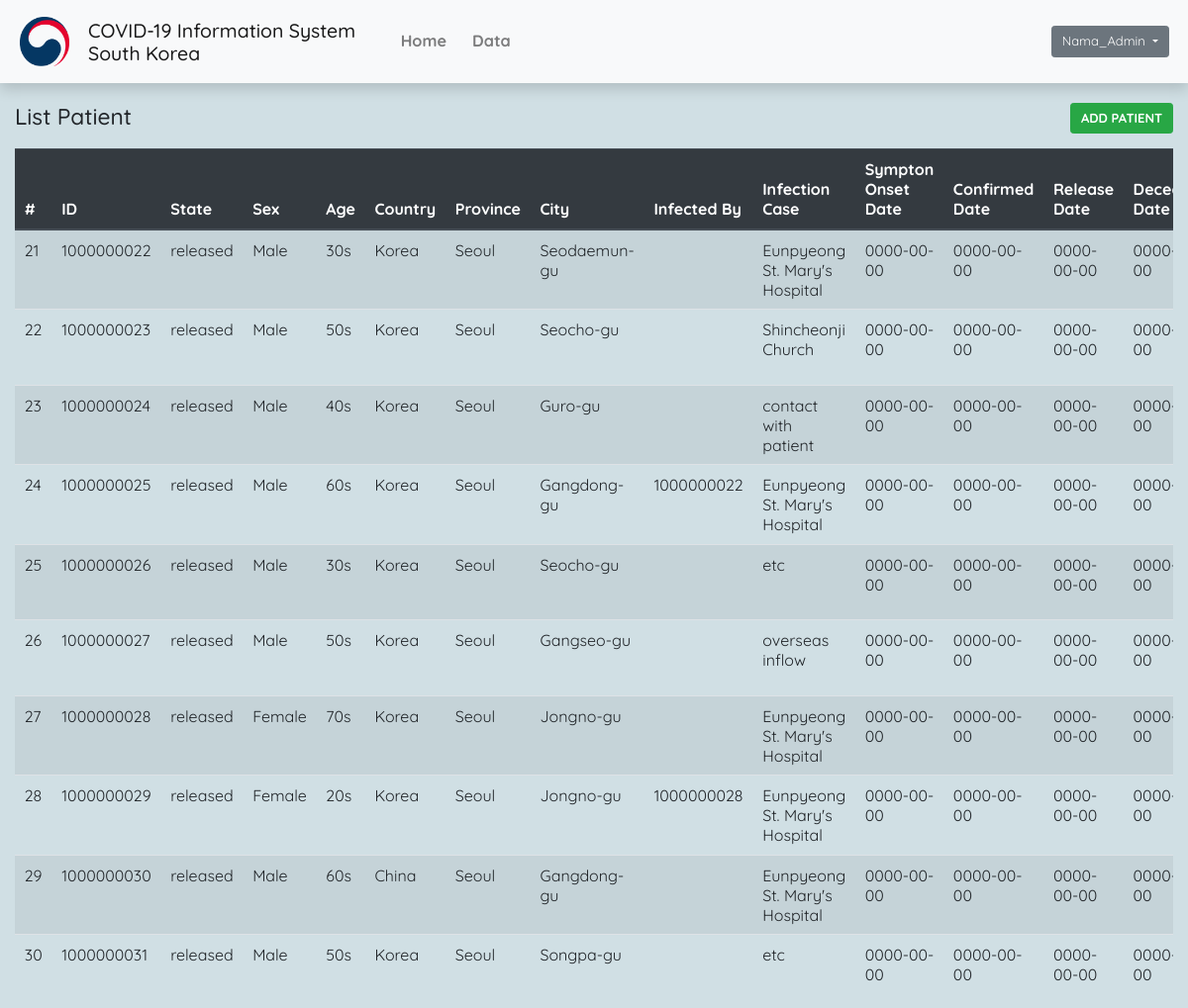
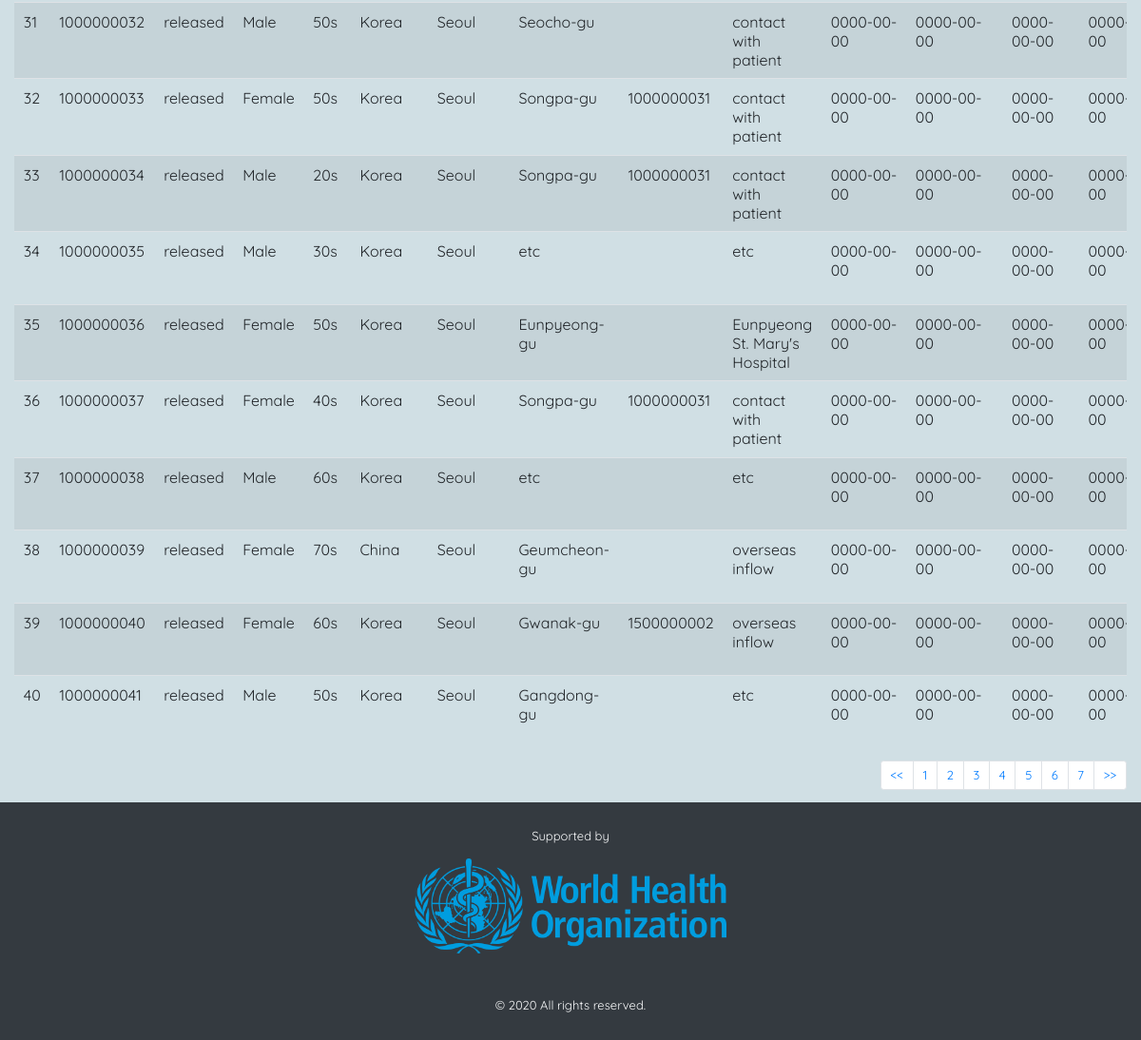
The app's page /index.php/admin?page=patient&data=2 (signed in), older data (2 pictures, top to bottom).
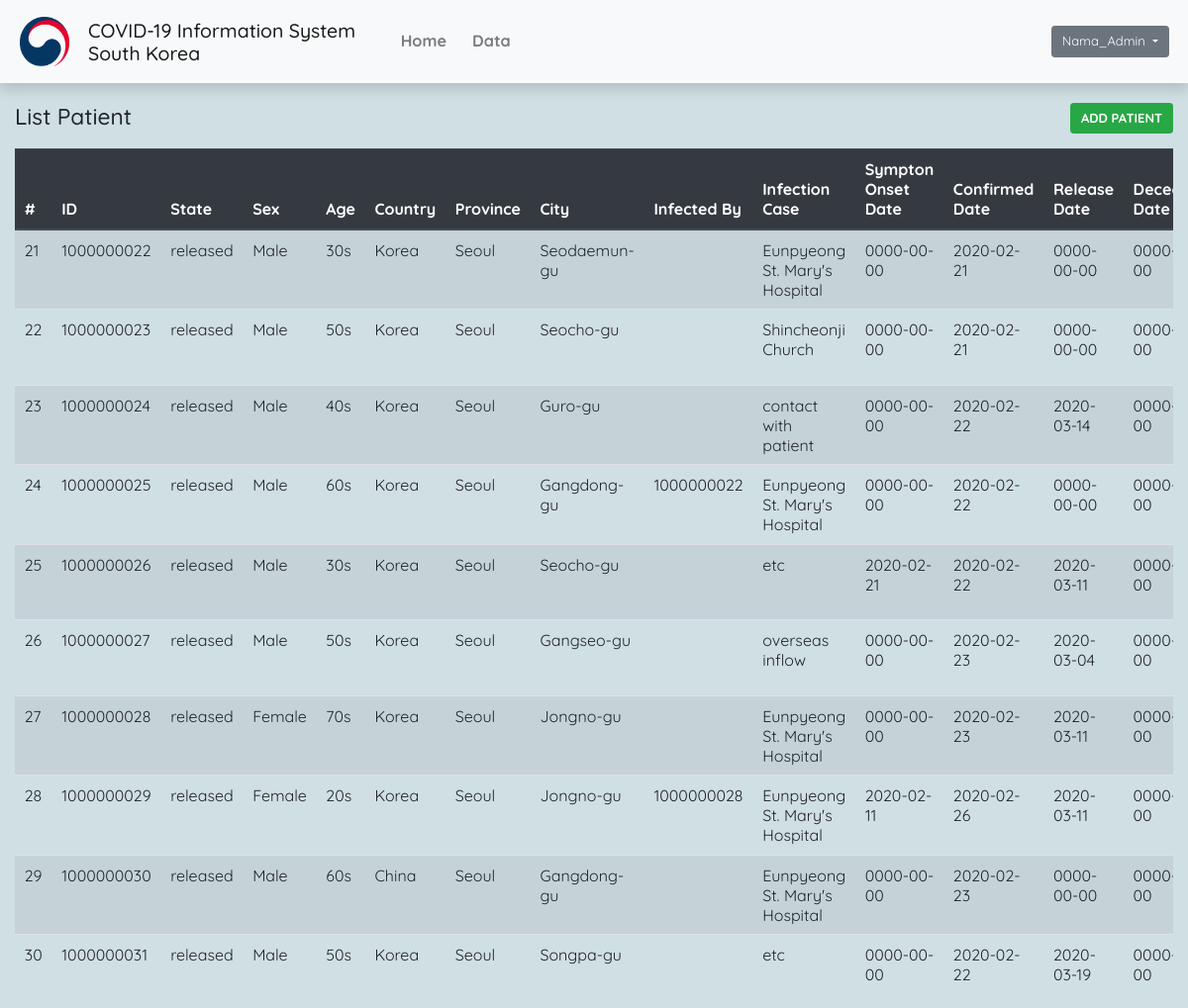
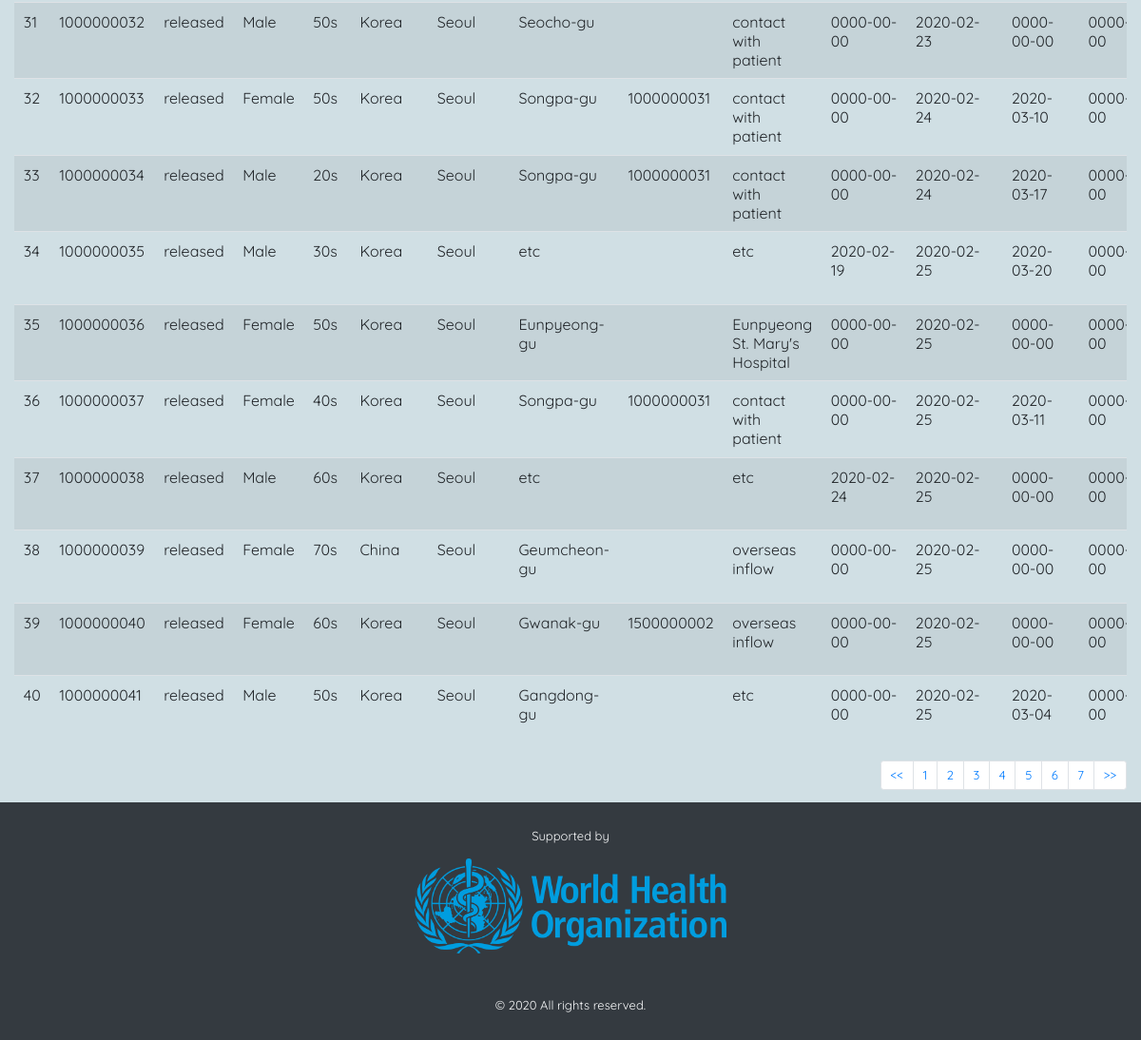
The same page, newer data (2 pictures, top to bottom).
### tables this page shows
CREATE TABLE `patient` (
  `patient_id` varchar(10) NOT NULL,
  `sex` int(2) DEFAULT NULL,
  `age` varchar(5) DEFAULT NULL,
  `country` int(10) DEFAULT NULL,
  `province` int(10) DEFAULT NULL,
  `city` int(10) DEFAULT NULL,
  `state` int(10) DEFAULT NULL
);

CREATE TABLE `patientcase` (
  `idCase` int(10) NOT NULL,
  `patient_id` varchar(10) NOT NULL,
  `infection_case` varchar(100) NOT NULL,
  `sympton_onset_date` date DEFAULT NULL,
  `confirmed_date` date DEFAULT NULL,
  `released_date` date DEFAULT NULL,
  `deceased_date` date DEFAULT NULL
);

CREATE TABLE `state` (
  `idState` int(5) NOT NULL,
  `state` varchar(10) NOT NULL
);

CREATE TABLE `country` (
  `idCountry` int(10) NOT NULL,
  `country` varchar(15) NOT NULL
);

CREATE TABLE `province` (
  `idProvince` int(10) NOT NULL,
  `province` varchar(20) NOT NULL
);

CREATE TABLE `city` (
  `idCity` int(10) NOT NULL,
  `city` varchar(20) NOT NULL,
  `idProvince` int(10) NOT NULL
);

CREATE TABLE `patientinfected` (
  `idInfected` int(10) NOT NULL,
  `patient_id` varchar(10) NOT NULL,
  `infected_by` varchar(10) DEFAULT NULL
);

### app/core/App.php (called while the page is built, shortened)
<?php
class App
{
    public function __construct()
    {
        Router::get('/admin', function () {
            $this::call('admin')->index();
        });
        Router::run();
    }
    public static function call(string $controller_name)
    {
        return new $controller_name;
    }
}

### index.php (called while the page is built, shortened)
<?php
$app = new App;

### app/models/Patient.php (called while the page is built)
<?php
class Patient extends Model
{
    protected $id;
    protected $sex;
    protected $age;
    protected $country;
    protected $province;
    protected $city;
    protected $infectionCase;
    protected $infectedBy;
    protected $onsetDate;
    protected $confirmedDate;
    protected $releasedDate;
    protected $deceasedDate;
    protected $state;
    public function __construct($id, $sex, $age, $country, $province, $city, $infectionCase, $infectedBy, $onsetDate, $confirmedDate, $releasedDate, $deceasedDate, $state){
        $this->id = $id;
        $this->sex = $sex;
        $this->age = $age;
        $this->country = $country;
        $this->province = $province;
        $this->city = $city;
        $this->infectionCase = $infectionCase;
        $this->infectedBy = $infectedBy;
        $this->onsetDate = $onsetDate;
        $this->confirmedDate = $confirmedDate;
        $this->releasedDate = $releasedDate;
        $this->deceasedDate = $deceasedDate;
        $this->state = $state;
    }
    public function get_id(){
        return $this->id;
    }
    public function get_sex(){
        return $this->sex;
    }
    public function get_age(){
        return $this->age;
    }
    public function get_country(){
        return $this->country;
    }
    public function get_province(){
        return $this->province;
    }
    public function get_city(){
        return $this->city;
    }
    public function get_infection_case(){
        return $this->infectionCase;
    }
    public function get_infected_by(){
        return $this->infectedBy;
    }
    public function get_onset_date(){
        return $this->onsetDate;
    }
    public function get_confirmed_date(){
        return $this->confirmedDate;
    }
    public function get_released_date(){
        return $this->releasedDate;
    }
    public function get_deceased_date(){
        return $this->deceasedDate;
    }
    public function get_state(){
        return $this->state;
    }
}

### app/helpers/Db.php (called while the page is built, shortened)
<?php
class DB extends DBConfig
{
    protected $connection;
    private function open_connection()
    {
        $this->connection = new mysqli($this->host, $this->username, $this->password, $this->dbname);
    }
    public function executeSelectQuery($query)
    {
        $query_result = $this->connection->query($query);
        $result = [];
        if($query_result != false) {
            if ($query_result->num_rows > 0) {
                while ($row = $query_result->fetch_assoc()) {
                    $result[] = $row;
                }
            }
        }
        else {
            $this->error =  $this->connection->error;
            return false;
        }
        return $result;
    }
}

### app/models/QueryPatient.php (called while the page is built, shortened)
<?php
require_once MODEL_PATH . 'Patient.php';
class QueryPatient extends Model
{
    protected $db;
    public function __construct()
    {
        $this->db = new DB();
    }
    public function get_all_patient($start = 0, $end = 10)
    {
        $query = '
            SELECT
                `patient`.`patient_id`,
                `patient`.`sex`,
                `patient`.`age`,
                `country`.`country`,
                `province`.`province`,
                `city`.`city`,
                `state`.`state`,
                `patientinfected`.`infected_by`,
                `patientcase`.`infection_case`,
                `patientcase`.`sympton_onset_date`,
                `patientcase`.`confirmed_date`,
                `patientcase`.`released_date`,
                `patientcase`.`deceased_date`
            FROM `patient`
                INNER JOIN `patientcase`
                    ON `patient`.`patient_id` = `patientcase`.`patient_id`
                INNER JOIN `patientinfected`
                    ON `patient`.`patient_id` = `patientinfected`.`patient_id`
                INNER JOIN `province`
                    ON `patient`.`province` = `province`.`idProvince`
                INNER JOIN `state`
                    ON `patient`.`state` = `state`.`idState`
                INNER JOIN `city`
                    ON `patient`.`city` = `city`.`idCity`
                INNER JOIN `country`
                    ON `patient`.`country` = `country`.`idCountry`
            LIMIT '. $start .','. $end .'
        ';
        $queryResult = $this->db->executeSelectQuery($query);
        $result = [];
        foreach ($queryResult as $key => $value) {
            $result[] = new Patient(
                $value['patient_id'],
                $value['sex'],
                $value['age'],
                $value['country'],
                $value['province'],
                $value['city'],
                $value['infection_case'],
                $value['infected_by'],
                $value['sympton_onset_date'],
                $value['confirmed_date'],
                $value['released_date'],
                $value['deceased_date'],
                $value['state']
            );
        }
        return $result;
    }
}

### app/views/pages/admin/patient.php (the view, shortened to what the changed rows need)
<div class="container-fluid min-vh-100 mt-4">
    <div class="row">
        <div class="col">
            <div class="table-responsive">
                <table class="table table-hover table-striped">
                    <thead class="thead-dark">
                        <tr>
                            <th scope="col" style="width: 2.5%">
                                #
                            </th>
                            <th scope="col" style="width: 5%">
                                ID
                            </th>
                            <th scope="col" style="width: 5%">
                                State
                            </th>
                            <th scope="col" style="width: 2.5%">
                                Sex
                            </th>
                            <th scope="col" style="width: 5%">
                                Age
                            </th>
                            <th scope="col" style="width: 5%">
                                Country
                            </th>
                            <th scope="col" style="width: 5%">
                                Province
                            </th>
                            <th scope="col" style="width: 10%">
                                City
                            </th>
                            <th scope="col" style="width: 5%">
                                Infected By
                            </th>
                            <th scope="col" style="width: 10%">
                                Infection Case
                            </th>
                            <th scope="col" style="width: 10%">
                                Sympton Onset Date
                            </th>
                            <th scope="col" style="width: 10%">
                                Confirmed Date
                            </th>
                            <th scope="col" style="width: 10%">
                                Release Date
                            </th>
                            <th scope="col" style="width: 10%">
                                Deceased Date
                            </th>
                        </tr>
                    </thead>
                    <tbody>
                        <?php
                            foreach ($all_patient as $key => $patient) {
                                $number = $start_data + $key + 1;
                                echo '
                                    <tr>
                                        <td>'. $number .'</td>
                                        <td>'. $patient->get_id() .'</td>
                                        <td>'. $patient->get_state() .'</td>
                                        <td>';
                                            if($patient->get_sex() == "0") {
                                                echo "Male";
                                            }
                                            else {
                                                echo "Female";
                                            }
                                        echo '</td>
                                        <td>'. $patient->get_age() .'</td>
                                        <td>'. $patient->get_country() .'</td>
                                        <td>'. $patient->get_province() .'</td>
                                        <td>'. $patient->get_city() .'</td>
                                        <td>'. $patient->get_infected_by() .'</td>
                                        <td>'. $patient->get_infection_case() .'</td>
                                        <td>'. $patient->get_onset_date() .'</td>
                                        <td>'. $patient->get_confirmed_date() .'</td>
                                        <td>'. $patient->get_released_date() .'</td>
                                        <td>'. $patient->get_deceased_date() .'</td>
                                        <td>
                                            <button class="btn btn-warning p-2" onclick="window.location = `./admin?page=editPatient&patient_id='. $patient->get_id() .'`">
                                                <span class="fa fa-pen"></span>
                                            </button>
                                            <button class="btn btn-danger p-2" onclick="window.location = `./admin?page=delPatient&patient_id='. $patient->get_id() .'`">
                                                <span class="fa fa-trash"></span>
                                            </button>
                                        </td>
                                    </tr>
                                ';
                            }
                        ?>
                    </tbody>
                </table>
            </div>
        </div>
    </div>
</div>

Row changes from the older to the newer data that the page shows:
changed through a linked row, patient "Seodaemun-gu": patientcase.confirmed_date "0000-00-00" → "2020-02-21"
changed through a linked row, patient "Shincheonji Church": patientcase.confirmed_date "0000-00-00" → "2020-02-21"
changed through a linked row, patient "Guro-gu": patientcase.confirmed_date "0000-00-00" → "2020-02-22"; patientcase.released_date "0000-00-00" → "2020-03-14"
changed through a linked row, patient id 1000000025: patientcase.confirmed_date "0000-00-00" → "2020-02-22"
changed through a linked row, patient id 1000000026: patientcase.sympton_onset_date "0000-00-00" → "2020-02-21"; patientcase.confirmed_date "0000-00-00" → "2020-02-22"; patientcase.released_date "0000-00-00" → "2020-03-11"
changed through a linked row, patient "Gangseo-gu": patientcase.confirmed_date "0000-00-00" → "2020-02-23"; patientcase.released_date "0000-00-00" → "2020-03-04"
changed through a linked row, patient id 1000000028: patientcase.confirmed_date "0000-00-00" → "2020-02-23"; patientcase.released_date "0000-00-00" → "2020-03-11"
changed through a linked row, patient id 1000000029: patientcase.sympton_onset_date "0000-00-00" → "2020-02-11"; patientcase.confirmed_date "0000-00-00" → "2020-02-26"; patientcase.released_date "0000-00-00" → "2020-03-11"
changed through a linked row, patient id 1000000030: patientcase.confirmed_date "0000-00-00" → "2020-02-23"
changed through a linked row, patient id 1000000031: patientcase.confirmed_date "0000-00-00" → "2020-02-22"; patientcase.released_date "0000-00-00" → "2020-03-19"
changed through a linked row, patient id 1000000032: patientcase.confirmed_date "0000-00-00" → "2020-02-23"
changed through a linked row, patient id 1000000033: patientcase.confirmed_date "0000-00-00" → "2020-02-24"; patientcase.released_date "0000-00-00" → "2020-03-10"
changed through a linked row, patient id 1000000034: patientcase.confirmed_date "0000-00-00" → "2020-02-24"; patientcase.released_date "0000-00-00" → "2020-03-17"
changed through a linked row, patient id 1000000035: patientcase.sympton_onset_date "0000-00-00" → "2020-02-19"; patientcase.confirmed_date "0000-00-00" → "2020-02-25"; patientcase.released_date "0000-00-00" → "2020-03-20"
changed through a linked row, patient "Eunpyeong-gu": patientcase.confirmed_date "0000-00-00" → "2020-02-25"
changed through a linked row, patient id 1000000037: patientcase.confirmed_date "0000-00-00" → "2020-02-25"; patientcase.released_date "0000-00-00" → "2020-03-11"
changed through a linked row, patient id 1000000038: patientcase.sympton_onset_date "0000-00-00" → "2020-02-24"; patientcase.confirmed_date "0000-00-00" → "2020-02-25"
changed through a linked row, patient "Geumcheon-gu": patientcase.confirmed_date "0000-00-00" → "2020-02-25"
changed through a linked row, patient "Gwanak-gu": patientcase.confirmed_date "0000-00-00" → "2020-02-25"
changed through a linked row, patient id 1000000041: patientcase.confirmed_date "0000-00-00" → "2020-02-25"; patientcase.released_date "0000-00-00" → "2020-03-04"
